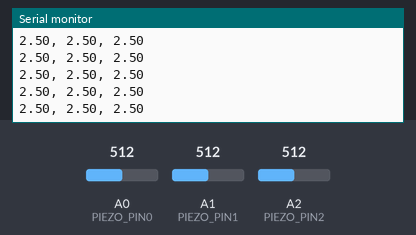
A sketch run on a simulated Arduino Uno, built with avr-gcc and run on an emulated ATmega328P. Shown: the last lines printed to the serial monitor. Inputs (shaded band) come from the test bench; at power-on: A0 (PIEZO_PIN0) = 512, A1 (PIEZO_PIN1) = 512, A2 (PIEZO_PIN2) = 512.

Above: at 1.2 s.
1.3 s: A0 (PIEZO_PIN0) set to 716
At 2.1 s:
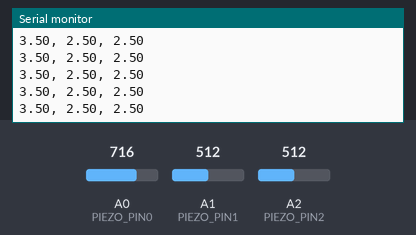
4.3 s: A1 (PIEZO_PIN1) set to 716
At 5.2 s:
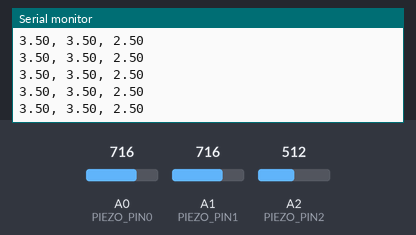
5.8 s: A2 (PIEZO_PIN2) set to 716
At 6.9 s:
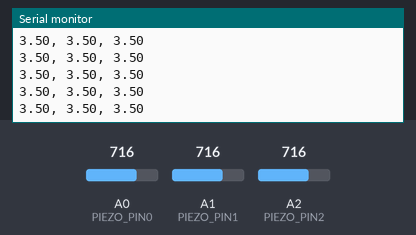
8.8 s: A0 (PIEZO_PIN0) set to 900
At 9.8 s:
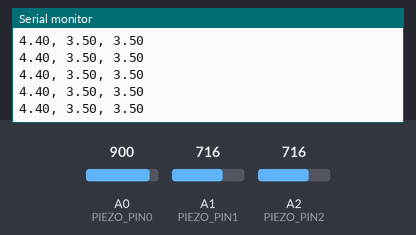
10.3 s: A1 (PIEZO_PIN1) set to 900
At 11.4 s:
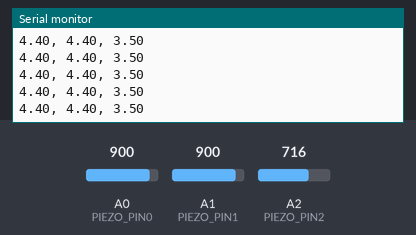
11.8 s: A2 (PIEZO_PIN2) set to 900
At 12.5 s:
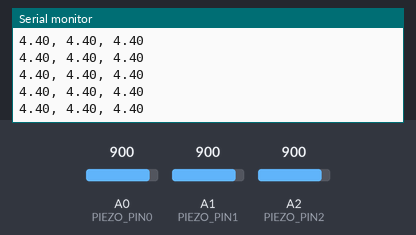
Timing chart, 0 to 14.3 s (numbered marks = the images above; inputs shaded):
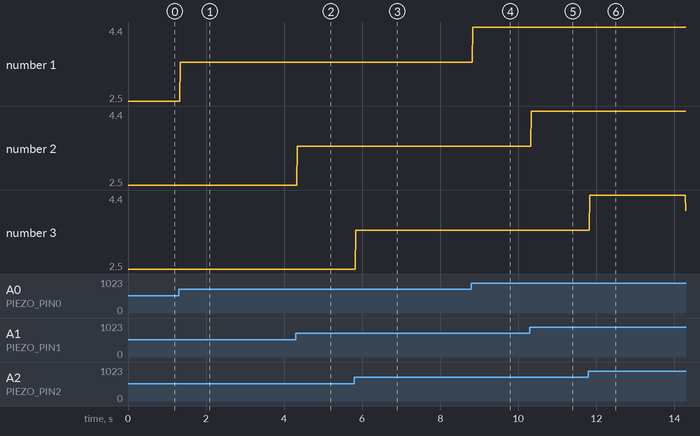

The sketch:

piezo_mass.ino
```cpp
/******************************************************************************
Piezo_Vibration_Sensor.ino
Example sketch for SparkFun's Piezo Vibration Sensor
  (https://www.sparkfun.com/products/9197)
Jim Lindblom @ SparkFun Electronics
April 29, 2016

- Connect a 1Mohm resistor across the Piezo sensor's pins.
- Connect one leg of the Piezo to GND
- Connect the other leg of the piezo to A0

Vibrations on the Piezo sensor create voltags, which are sensed by the Arduino's
A0 pin. Check the serial monitor to view the voltage generated.

Development environment specifics:
Arduino 1.6.7
******************************************************************************/
const int PIEZO_PIN0 = A0; // Piezo output
const int PIEZO_PIN1 = A1; // Piezo output
const int PIEZO_PIN2 = A2; // Piezo output
void setup()
{
  Serial.begin(19200);
}

void loop()
{
  // Read Piezo ADC value in, and convert it to a voltage
  int piezoADC0 = analogRead(PIEZO_PIN0);
  float piezoV0 = piezoADC0 / 1023.0 * 5.0;
  Serial.print(piezoV0); // Print the voltage.
  Serial.print(", ");
  int piezoADC1 = analogRead(PIEZO_PIN1);
  float piezoV1 = piezoADC1 / 1023.0 * 5.0;
  Serial.print(piezoV1); // Print the voltage.
  Serial.print(", ");
  int piezoADC2 = analogRead(PIEZO_PIN2);
  float piezoV2 = piezoADC2 / 1023.0 * 5.0;
  Serial.println(piezoV2); // Print the voltage.
}
```

Measured:
- after the input at 1.3 s, the serial monitor: prints a new line at once (image 1)
- after the input at 4.3 s, the serial monitor: prints a new line at once (image 2)
- after the input at 5.8 s, the serial monitor: prints a new line at once (image 3)
- after the input at 8.8 s, the serial monitor: prints a new line at once (image 4)
- after the input at 10.3 s, the serial monitor: prints a new line at once (image 5)
- after the input at 11.8 s, the serial monitor: prints a new line at once (image 6)
- plotted number 1: 2.5 → 3.5 after the input at 1.3 s, 3.5 → 4.4 after the input at 8.8 s
- plotted number 3: 3.5 → 4 after the input at 11.8 s
